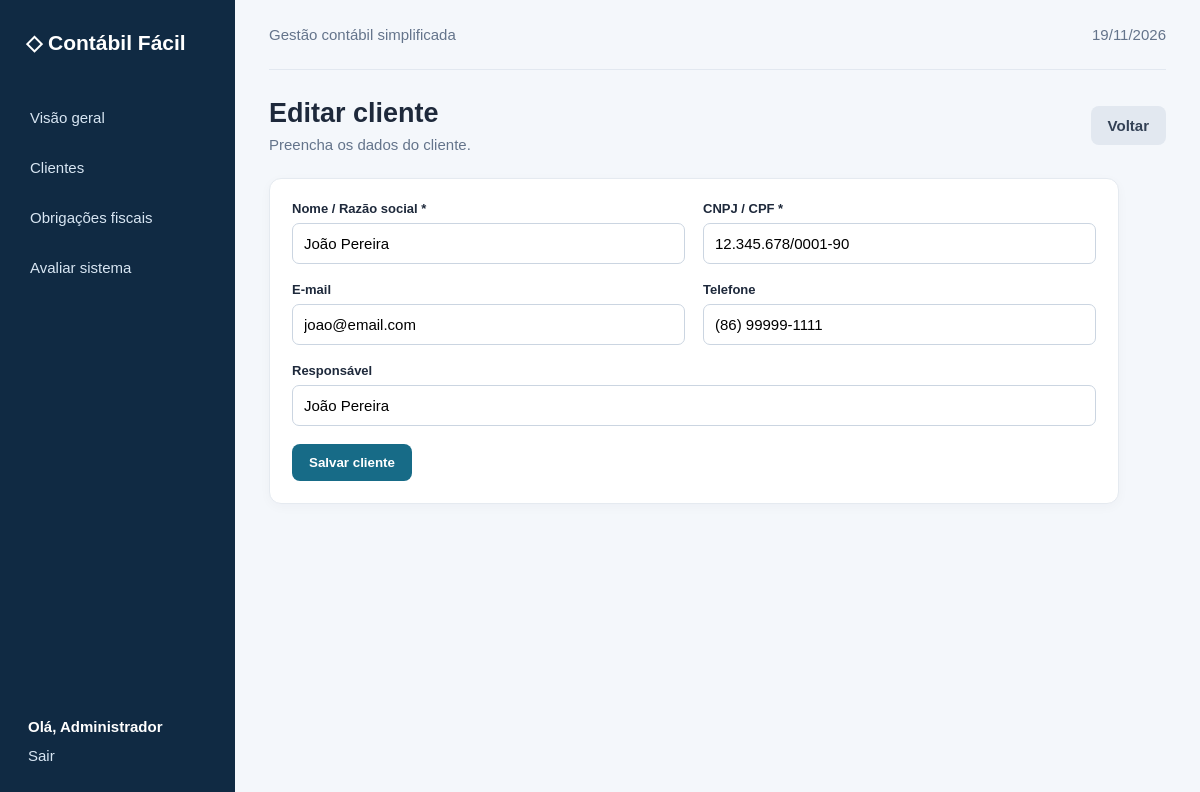
The app's page /clientes/editar?id=1 (signed in) with its own data.
### tables this page shows
CREATE TABLE clientes (
 id INT AUTO_INCREMENT PRIMARY KEY,
 nome VARCHAR(160) NOT NULL,
 cnpj VARCHAR(30) NOT NULL,
 email VARCHAR(160),
 telefone VARCHAR(30),
 responsavel VARCHAR(120),
 criado_em TIMESTAMP DEFAULT CURRENT_TIMESTAMP,
 UNIQUE KEY uk_cliente_documento (cnpj)
);

### app/Core/helpers.php (called while the page is built, shortened)
<?php
function e(?string $value): string { return htmlspecialchars($value ?? '', ENT_QUOTES | ENT_SUBSTITUTE, 'UTF-8'); }
function render(string $view, array $data = []): void {
    require BASE_PATH . '/app/Views/layout.php';
}

### app/Controllers/ClienteController.php (called while the page is built, shortened)
<?php
final class ClienteController {
    public function edit(): void { auth_required(); $item=Cliente::find((int)($_GET['id']??0)); if(!$item) redirect('/clientes'); render('clientes/form',['title'=>'Editar cliente','item'=>$item,'errors'=>[]]); }
}

### config/config.php (called while the page is built)
<?php
return [
    'db' => [
        'host' => '127.0.0.1',
        'port' => '3306',
        'name' => 'contabil_facil',
        'user' => 'root',
        'pass' => '',
        'charset' => 'utf8mb4',
    ],
];

### app/Core/Database.php (called while the page is built)
<?php
final class Database {
    private static ?PDO $pdo = null;
    public static function connection(): PDO {
        if (self::$pdo === null) {
            $cfg = require BASE_PATH . '/config/config.php';
            $db = $cfg['db'];
            $dsn = "mysql:host={$db['host']};port={$db['port']};dbname={$db['name']};charset={$db['charset']}";
            self::$pdo = new PDO($dsn, $db['user'], $db['pass'], [
                PDO::ATTR_ERRMODE => PDO::ERRMODE_EXCEPTION,
                PDO::ATTR_DEFAULT_FETCH_MODE => PDO::FETCH_ASSOC,
                PDO::ATTR_EMULATE_PREPARES => false,
            ]);
        }
        return self::$pdo;
    }
}

### app/Models/Cliente.php (called while the page is built, shortened)
<?php
final class Cliente {
    public static function find(int $id): ?array {
        $s = Database::connection()->prepare(
            'SELECT * FROM clientes WHERE id = ?'
        );
        $s->execute([$id]);
        return $s->fetch() ?: null;
    }
}

### app/Views/clientes/form.php (the view, shortened to what this page needs)
<div class="page-head">
    <div>
        <h1><?= e($title) ?></h1>
        <p>Preencha os dados do cliente.</p>
    </div>
    <a class="btn secondary" href="/clientes">Voltar</a>
</div>
<form class="panel form-grid"
      method="post"
      action="<?= isset($item['id']) ? '/clientes/atualizar' : '/clientes/salvar' ?>"
      autocomplete="off">
    <div>
        <label>Nome / Razão social *</label>
        <input type="text" name="nome"
               value="<?= e($item['nome'] ?? '') ?>"
               autocomplete="off">
    </div>
    <div>
        <label>CNPJ / CPF *</label>
        <input type="text" name="cnpj"
               value="<?= e($item['cnpj'] ?? '') ?>"
               autocomplete="off">
    </div>
    <div>
        <label>E-mail</label>
        <input type="email" name="email"
               value="<?= e($item['email'] ?? '') ?>"
               autocomplete="off">
    </div>
    <div>
        <label>Telefone</label>
        <input type="text" name="telefone"
               value="<?= e($item['telefone'] ?? '') ?>"
               autocomplete="off">
    </div>
    <div class="wide">
        <label>Responsável</label>
        <input type="text" name="responsavel"
               value="<?= e($item['responsavel'] ?? '') ?>"
               autocomplete="off">
    </div>
    <div class="wide">
        <button class="btn" type="submit">Salvar cliente</button>
    </div>
</form>

### assets/style.css (style rules this page uses)
* { box-sizing: border-box; }
body { margin: 0; background: #f4f7fb; color: #1e293b; font: 15px Arial, sans-serif; }
.page-head { display: flex; justify-content: space-between; align-items: center; margin: 12px 0 25px; }
.page-head h1 { margin: 0 0 7px; font-size: 27px; }
.page-head p { margin: 0; color: #64748b; }
.btn { display: inline-block; border: 0; background: #176b87; color: white; text-decoration: none; padding: 11px 17px; border-radius: 8px; font-weight: 600; cursor: pointer; }
.btn.secondary { background: #e2e8f0; color: #334155; }
.stat, .panel { background: white; border: 1px solid #e5eaf0; border-radius: 12px; box-shadow: 0 3px 12px #102a4308; }
.panel { padding: 22px; }
.filters input, .filters select, input, select, textarea { font: inherit; border: 1px solid #cbd5e1; border-radius: 7px; padding: 11px; background: white; width: 100%; }
.form-grid { display: grid; grid-template-columns: 1fr 1fr; gap: 18px; max-width: 850px; }
.form-grid label, .login-card label { display: block; font-weight: 600; font-size: 13px; margin-bottom: 7px; }
.form-grid .wide { grid-column: 1 / -1; }

### records on screen
clientes: nome "João Pereira", cnpj "12.345.678/0001-90", email "joao@email.com", telefone "(86) 99999-1111", responsavel "João Pereira"

### other values on screen
current_user() "Administrador"
$title "Editar cliente"
